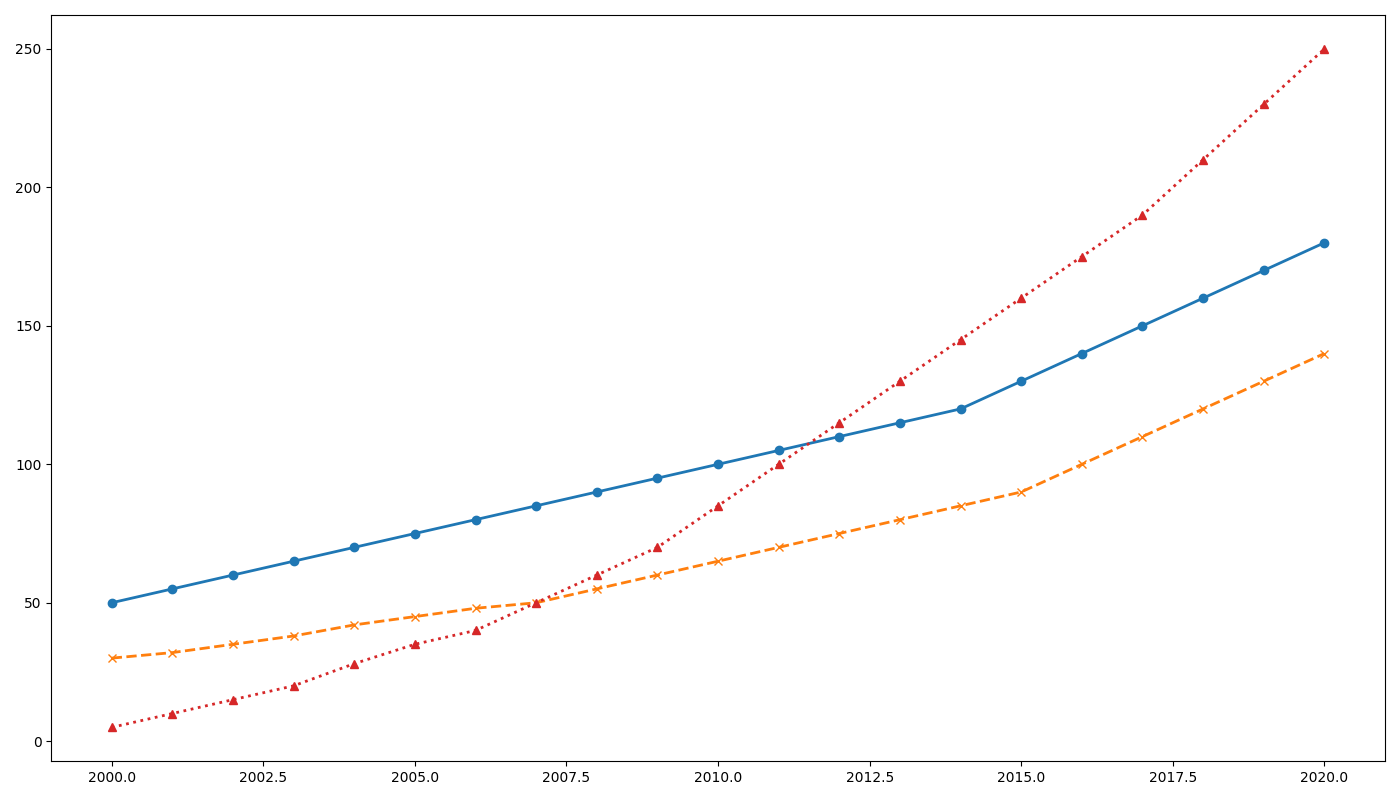

Reproduce this figure in Python.
import matplotlib.pyplot as plt
import numpy as np

years = np.arange(2000, 2021)
soccer_subs = [50, 55, 60, 65, 70, 75, 80, 85, 90, 95, 100, 105, 110, 115, 120, 130, 140, 150, 160, 170, 180]
basketball_subs = [30, 32, 35, 38, 42, 45, 48, 50, 55, 60, 65, 70, 75, 80, 85, 90, 100, 110, 120, 130, 140]
esports_subs = [5, 10, 15, 20, 28, 35, 40, 50, 60, 70, 85, 100, 115, 130, 145, 160, 175, 190, 210, 230, 250]

fig, ax = plt.subplots(1, 1, figsize=(14, 8))

ax.plot(years, soccer_subs, marker='o', linestyle='-', linewidth=2, color='#1f77b4')
ax.plot(years, basketball_subs, marker='x', linestyle='--', linewidth=2, color='#ff7f0e')
ax.plot(years, esports_subs, marker='^', linestyle=':', linewidth=2, color='#d62728')

plt.tight_layout()

plt.show()
